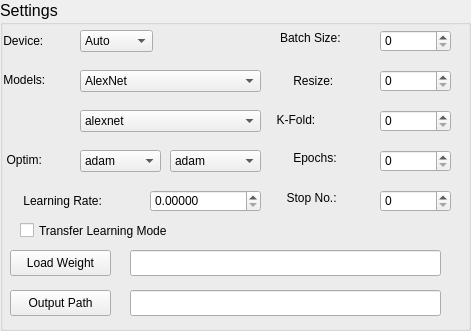
     <widget class="QGroupBox" name="groupBox">
      <property name="geometry">
       <rect>
        <x>10</x>
        <y>10</y>
        <width>471</width>
        <height>331</height>
       </rect>
      </property>
      <property name="font">
       <font>
        <pointsize>12</pointsize>
        <weight>50</weight>
        <bold>false</bold>
       </font>
      </property>
      <property name="title">
       <string>Settings</string>
      </property>
      <widget class="QComboBox" name="CboxModel">
       <property name="geometry">
        <rect>
         <x>80</x>
         <y>70</y>
         <width>181</width>
         <height>22</height>
        </rect>
       </property>
       <property name="font">
        <font>
         <pointsize>9</pointsize>
        </font>
       </property>
       <item>
        <property name="text">
         <string>AlexNet</string>
        </property>
       </item>
       <item>
        <property name="text">
         <string>EfficientNet</string>
        </property>
       </item>
       <item>
        <property name="text">
         <string>GoogleNet</string>
        </property>
       </item>
       <item>
        <property name="text">
         <string>Inception</string>
        </property>
       </item>
       <item>
        <property name="text">
         <string>MobileNet</string>
        </property>
       </item>
       <item>
        <property name="text">
         <string>ResNet</string>
        </property>
       </item>
       <item>
        <property name="text">
         <string>ResNeXt</string>
        </property>
       </item>
       <item>
        <property name="text">
         <string>ShuffleNet</string>
        </property>
       </item>
       <item>
        <property name="text">
         <string>VGG</string>
        </property>
       </item>
       <item>
        <property name="text">
         <string>ViT</string>
        </property>
       </item>
      </widget>
      <widget class="QLabel" name="label_2">
       <property name="geometry">
        <rect>
         <x>-10</x>
         <y>70</y>
         <width>91</width>
         <height>20</height>
        </rect>
       </property>
       <property name="font">
        <font>
         <pointsize>9</pointsize>
        </font>
       </property>
       <property name="text">
        <string>    Models:</string>
       </property>
      </widget>
      <widget class="QLabel" name="label">
       <property name="geometry">
        <rect>
         <x>-10</x>
         <y>30</y>
         <width>91</width>
         <height>21</height>
        </rect>
       </property>
       <property name="font">
        <font>
         <pointsize>9</pointsize>
        </font>
       </property>
       <property name="text">
        <string>    Device:</string>
       </property>
      </widget>
      <widget class="QComboBox" name="CboxDevice">
       <property name="geometry">
        <rect>
         <x>80</x>
         <y>30</y>
         <width>73</width>
         <height>22</height>
        </rect>
       </property>
       <property name="font">
        <font>
         <pointsize>9</pointsize>
        </font>
       </property>
       <property name="currentText">
        <string>Auto</string>
       </property>
       <item>
        <property name="text">
         <string>Auto</string>
        </property>
       </item>
       <item>
        <property name="text">
         <string>GPU</string>
        </property>
       </item>
       <item>
        <property name="text">
         <string>CPU</string>
        </property>
       </item>
      </widget>
      <widget class="QLabel" name="label_3">
       <property name="geometry">
        <rect>
         <x>-10</x>
         <y>150</y>
         <width>91</width>
         <height>20</height>
        </rect>
       </property>
       <property name="font">
        <font>
         <pointsize>9</pointsize>
        </font>
       </property>
       <property name="text">
        <string>     Optim:</string>
       </property>
      </widget>
      <widget class="QComboBox" name="CboxOptim">
       <property name="geometry">
        <rect>
         <x>80</x>
         <y>150</y>
         <width>81</width>
         <height>22</height>
        </rect>
       </property>
       <property name="font">
        <font>
         <pointsize>9</pointsize>
        </font>
       </property>
       <item>
        <property name="text">
         <string>adam</string>
        </property>
       </item>
       <item>
        <property name="text">
         <string>prop</string>
        </property>
       </item>
       <item>
        <property name="text">
         <string>adadelta</string>
        </property>
       </item>
       <item>
        <property name="text">
         <string>lbfgs</string>
        </property>
       </item>
       <item>
        <property name="text">
         <string>adagrad</string>
        </property>
       </item>
      </widget>
      <widget class="QLabel" name="label_4">
       <property name="geometry">
        <rect>
         <x>280</x>
         <y>150</y>
         <width>90</width>
         <height>16</height>
        </rect>
       </property>
       <property name="font">
        <font>
         <pointsize>9</pointsize>
        </font>
       </property>
       <property name="layoutDirection">
        <enum>Qt::LeftToRight</enum>
       </property>
       <property name="text">
        <string>    Epochs:</string>
       </property>
      </widget>
      <widget class="QLabel" name="label_5">
       <property name="geometry">
        <rect>
         <x>280</x>
         <y>190</y>
         <width>90</width>
         <height>16</height>
        </rect>
       </property>
       <property name="font">
        <font>
         <pointsize>9</pointsize>
        </font>
       </property>
       <property name="text">
        <string>  Stop No.:</string>
       </property>
      </widget>
      <widget class="QLabel" name="label_6">
       <property name="geometry">
        <rect>
         <x>280</x>
         <y>70</y>
         <width>90</width>
         <height>21</height>
        </rect>
       </property>
       <property name="font">
        <font>
         <pointsize>9</pointsize>
        </font>
       </property>
       <property name="text">
        <string>    Resize:</string>
       </property>
      </widget>
      <widget class="QLabel" name="label_7">
       <property name="geometry">
        <rect>
         <x>280</x>
         <y>30</y>
         <width>90</width>
         <height>16</height>
        </rect>
       </property>
       <property name="font">
        <font>
         <pointsize>9</pointsize>
        </font>
       </property>
       <property name="text">
        <string>Batch Size:</string>
       </property>
      </widget>
      <widget class="QLabel" name="label_8">
       <property name="geometry">
        <rect>
         <x>20</x>
         <y>190</y>
         <width>121</width>
         <height>21</height>
        </rect>
       </property>
       <property name="font">
        <font>
         <pointsize>9</pointsize>
        </font>
       </property>
       <property name="text">
        <string> Learning Rate:</string>
       </property>
      </widget>
      <widget class="QLabel" name="label_9">
       <property name="geometry">
        <rect>
         <x>250</x>
         <y>110</y>
         <width>121</width>
         <height>20</height>
        </rect>
       </property>
       <property name="font">
        <font>
         <pointsize>9</pointsize>
        </font>
       </property>
       <property name="text">
        <string>        K-Fold:</string>
       </property>
      </widget>
      <widget class="QLineEdit" name="LiditLoadWeight">
       <property name="geometry">
        <rect>
         <x>130</x>
         <y>250</y>
         <width>311</width>
         <height>26</height>
        </rect>
       </property>
       <property name="font">
        <font>
         <pointsize>9</pointsize>
        </font>
       </property>
      </widget>
      <widget class="QSpinBox" name="SboxStopStation">
       <property name="geometry">
        <rect>
         <x>380</x>
         <y>190</y>
         <width>71</width>
         <height>22</height>
        </rect>
       </property>
       <property name="font">
        <font>
         <pointsize>9</pointsize>
        </font>
       </property>
       <property name="minimum">
        <number>0</number>
       </property>
       <property name="maximum">
        <number>99999</number>
       </property>
       <property name="value">
        <number>0</number>
       </property>
      </widget>
      <widget class="QPushButton" name="BtnLoadWeight">
       <property name="enabled">
        <bool>true</bool>
       </property>
       <property name="geometry">
        <rect>
         <x>10</x>
         <y>250</y>
         <width>101</width>
         <height>26</height>
        </rect>
       </property>
       <property name="font">
        <font>
         <pointsize>9</pointsize>
        </font>
       </property>
       <property name="text">
        <string>Load Weight</string>
       </property>
       <property name="checkable">
        <bool>false</bool>
       </property>
       <property name="checked">
        <bool>false</bool>
       </property>
      </widget>
      <widget class="QLineEdit" name="LiditSetOutputPath">
       <property name="geometry">
        <rect>
         <x>130</x>
         <y>290</y>
         <width>311</width>
         <height>26</height>
        </rect>
       </property>
       <property name="font">
        <font>
         <pointsize>9</pointsize>
        </font>
       </property>
      </widget>
      <widget class="QPushButton" name="BtnOutputPath">
       <property name="geometry">
        <rect>
         <x>10</x>
         <y>290</y>
         <width>101</width>
         <height>26</height>
        </rect>
       </property>
       <property name="font">
        <font>
         <pointsize>9</pointsize>
        </font>
       </property>
       <property name="text">
        <string>Output Path</string>
       </property>
      </widget>
      <widget class="QSpinBox" name="SboxEpochs">
       <property name="geometry">
        <rect>
         <x>380</x>
         <y>150</y>
         <width>71</width>
         <height>22</height>
        </rect>
       </property>
       <property name="font">
        <font>
         <pointsize>9</pointsize>
        </font>
       </property>
       <property name="minimum">
        <number>0</number>
       </property>
       <property name="maximum">
        <number>99999</number>
       </property>
       <property name="value">
        <number>0</number>
       </property>
      </widget>
      <widget class="QComboBox" name="CboxOptim2">
       <property name="geometry">
        <rect>
         <x>170</x>
         <y>150</y>
         <width>91</width>
         <height>22</height>
        </rect>
       </property>
       <property name="font">
        <font>
         <pointsize>9</pointsize>
        </font>
       </property>
       <item>
        <property name="text">
         <string>adam</string>
        </property>
       </item>
       <item>
        <property name="text">
         <string>adamw</string>
        </property>
       </item>
       <item>
        <property name="text">
         <string>adamax</string>
        </property>
       </item>
      </widget>
      <widget class="QComboBox" name="CboxModel2">
       <property name="geometry">
        <rect>
         <x>80</x>
         <y>110</y>
         <width>181</width>
         <height>22</height>
        </rect>
       </property>
       <property name="font">
        <font>
         <pointsize>9</pointsize>
        </font>
       </property>
       <item>
        <property name="text">
         <string>alexnet</string>
        </property>
       </item>
      </widget>
      <widget class="QCheckBox" name="CKboxPretrainMode">
       <property name="enabled">
        <bool>true</bool>
       </property>
       <property name="geometry">
        <rect>
         <x>20</x>
         <y>220</y>
         <width>211</width>
         <height>21</height>
        </rect>
       </property>
       <property name="font">
        <font>
         <pointsize>9</pointsize>
        </font>
       </property>
       <property name="text">
        <string>Transfer Learning Mode</string>
       </property>
       <property name="checked">
        <bool>false</bool>
       </property>
      </widget>
      <widget class="QSpinBox" name="SboxBatchSize">
       <property name="geometry">
        <rect>
         <x>380</x>
         <y>30</y>
         <width>71</width>
         <height>22</height>
        </rect>
       </property>
       <property name="font">
        <font>
         <pointsize>9</pointsize>
        </font>
       </property>
       <property name="minimum">
        <number>0</number>
       </property>
       <property name="maximum">
        <number>99999</number>
       </property>
       <property name="value">
        <number>0</number>
       </property>
      </widget>
      <widget class="QSpinBox" name="SboxResizeRes">
       <property name="geometry">
        <rect>
         <x>380</x>
         <y>70</y>
         <width>71</width>
         <height>22</height>
        </rect>
       </property>
       <property name="font">
        <font>
         <pointsize>9</pointsize>
        </font>
       </property>
       <property name="minimum">
        <number>0</number>
       </property>
       <property name="maximum">
        <number>99999</number>
       </property>
       <property name="value">
        <number>0</number>
       </property>
      </widget>
      <widget class="QSpinBox" name="SboxNumSplit">
       <property name="geometry">
        <rect>
         <x>380</x>
         <y>110</y>
         <width>71</width>
         <height>22</height>
        </rect>
       </property>
       <property name="font">
        <font>
         <pointsize>9</pointsize>
        </font>
       </property>
       <property name="minimum">
        <number>0</number>
       </property>
       <property name="maximum">
        <number>99999</number>
       </property>
       <property name="value">
        <number>0</number>
       </property>
      </widget>
      <widget class="QDoubleSpinBox" name="dSBoxLrRate">
       <property name="geometry">
        <rect>
         <x>150</x>
         <y>190</y>
         <width>111</width>
         <height>22</height>
        </rect>
       </property>
       <property name="font">
        <font>
         <pointsize>9</pointsize>
        </font>
       </property>
       <property name="decimals">
        <number>5</number>
       </property>
       <property name="singleStep">
        <double>0.000010000000000</double>
       </property>
      </widget>
     </widget>
